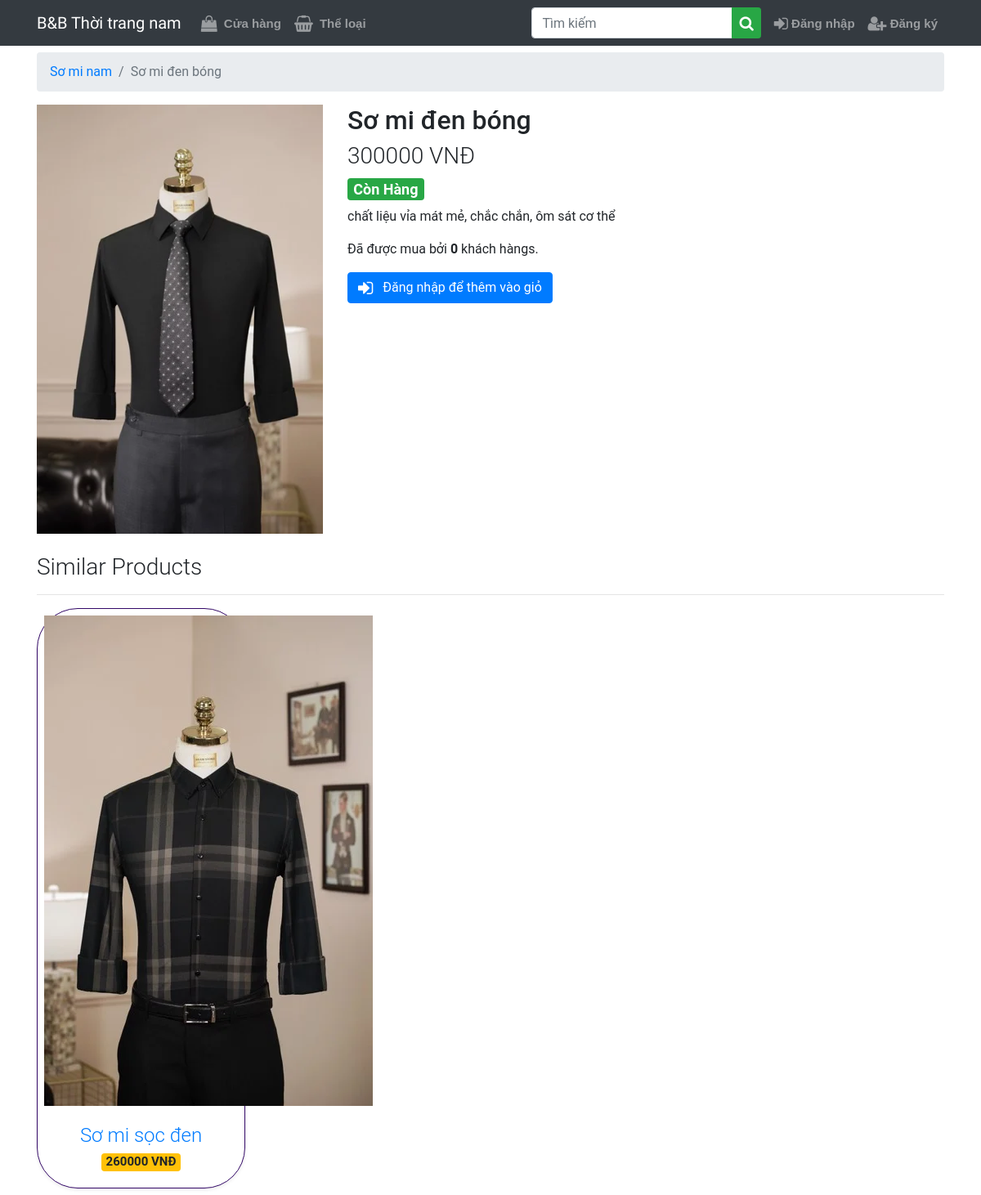
The page /product/s-mi-djen-bong/ on the database its author committed.
### store/models.py (models this page shows, shortened)
class Product(models.Model):
    category = models.ForeignKey(
        Category, on_delete=models.CASCADE, related_name='products')
    name = models.CharField(max_length=100, null=False, blank=False)
    slug = models.SlugField(unique_for_date='created')
    description = models.TextField(null=False, blank=False)
    price = models.IntegerField(null=False)
    created = models.DateTimeField(auto_now_add=True)
    updated = models.DateTimeField(auto_now=True)
    image = models.ImageField(upload_to='media/products/%Y/%m/%d/', blank=True)
    availibility = models.BooleanField(null=False, default=True)
    class Meta:
        index_together = ('id', 'slug')
        ordering = ('-created',)
    def get_absolute_url(self):
        return reverse('store:product_details', kwargs={'slug': self.slug})

class Category(models.Model):
    name = models.CharField(max_length=50, null=False, blank=False)
    slug = models.SlugField(unique=True, max_length=100, db_index=True)
    class Meta:
        ordering = ('name',)
        verbose_name = 'category'
        verbose_name_plural = 'categories'
    def __str__(self):
        return self.name

### store/views.py (the view)
# urls.py: path('product/<slug:slug>/', views.ProdcutDetails.as_view(),
class ProdcutDetails(generic.DetailView):
    model = Product
    template_name = 'store/product_details.html'
    context_object_name = 'product'
    def get_queryset(self):
        product = super().get_queryset()
        return product.select_related('category').annotate(
            total_purchases=Count('ordered'))

### cart/cart.py (called while the page is built)
def cart_preprocessor(request):
    return {'cart': Cart(request)}

### store/templatetags/store_tags.py (called while the page is built)
@register.inclusion_tag('store/similar.html')
def get_similar(id, price, category, count=5):
    min_p = price - (0.25*price)
    max_p = price + (0.25*price)
    products = Product.objects.filter(
        category=category, price__gte=min_p, price__lte=max_p).exclude(pk=id)[:count]
    return {'products': products}

### store/templates/store/product_details.html (shortened to what this page needs)
{%extends 'base.html'%} {%load thumbnail%} {%load store_tags%}  {%block content%}
<nav>
  <ol class="breadcrumb mt-2">
    <li class="breadcrumb-item">
      <a href="{{product.category.get_absolute_url}}">{{product.category}}</a>
    </li>
    <li class="breadcrumb-item active">{{product.name}}</li>
  </ol>
</nav>
<div class="row mt-2 mb-4">
  <div class="col-lg-4 col-md-6 col-12">
    <img
      src="{% thumbnail product.image 500x0 %}"
      alt="{{product.name}}"
      class="img-fluid mx-auto d-block"
    />
  </div>
  <div class="col-lg-8 col-md-6 col-12">
    <h2 class="mt-md-0 mt-2">{{product.name}}</h2>
    <h3 class="font-weight-light"> {{product.price}} VNĐ </h3>
    <h4>
      {% if product.availibility %}
      <span class="badge badge-success">Còn Hàng</span>
      {% else %}
      <span class="badge badge-danger">Hết hàng</span>
      {% endif %}
    </h4>
    <p>{{product.description}}</p>
    <p>
      Đã được mua bởi <b>{{product.total_purchases}}</b>
      khách hàng{{product.total_purchases|pluralize}}.
    </p>
    {% if user.is_authenticated %}
    {% if product.id in cart.keys %}
    <form action="{% url 'cart:add' %}" method="POST" style="max-width: 400px">
      {% csrf_token %}
      <input type="hidden" name="product_id" value="{{product.id}}">
      <div class="input-group">
        <div class="input-group-prepend">
          <span class="input-group-text">Số lượng</span>
        </div>
        <input
          type="number"
          min="1"
          name="quantity"
          value="{{cart|getattr:product.id}}"
          required="required"
          class="form-control"
        />
        <div class="input-group-append btn-group">
          <button class="btn btn-primary" type="submit">
            <i class="fa fa-cart-plus fa-lg mr-2"></i> Sửa
          </button>
          <a href="{% url 'cart:remove' product.id %}" class="btn btn-danger">
            <i class="fa fa-times fa-lg mr-2"></i> Xóa
          </a>
        </div>
      </div>
    </form>
    {% elif product.availibility %}
    <form method="POST" action="{% url 'cart:add' %}">
      {% csrf_token %}
      <input type="hidden" name="quantity" value="1" />
      <input type="hidden" name="product_id" value="{{product.id}}" />
      <button type="submit" class="btn btn-primary">
        <i class="fa fa-cart-plus fa-lg mr-2"></i> Thêm vào giỏ
      </button>
    </form>
    {% else %}
    <button class="btn btn-primary" disabled>
      <i class="fa fa-cart-plus fa-lg mr-2"></i> Thêm vào giỏ
    </button>
    {% endif %}
    {% else %}
    <a href="{% url 'login' %}" class="btn btn-primary" disabled>
      <i class="fa fa-sign-in fa-lg mr-2"></i> Đăng nhập để thêm vào giỏ
    </a>
    {% endif %}
  </div>
</div>
{%get_similar product.id product.price product.category %} {% endblock content%}

### store/templates/store/similar.html
{% load thumbnail %}
<h3 class="font-weight-light mb-0">Similar Products</h3>
<hr />
<div class="row my-2">
  {% for product in products %}
  <div class="col-lg-3 col-md-4 col-12">
    <div class="card shadow-sm h-100">
      <img
        src="{% thumbnail product.image 0x150 %}"
        alt="{{product.name}}"
        class="card-img-top img-aspect p-2"
      />
      <div class="card-body">
        <h4 class="card-subtitle font-weight-light mb-1">
          <a href="{{ product.get_absolute_url }}">{{product.name}}</a>
        </h4>
        <h5 class="mb-0">
          <span class="badge badge-warning">{{product.price}} VNĐ</span>
        </h5>
      </div>
    </div>
  </div>
  {% empty %}
  <div class="col-12">
    <h5 class="font-weight-light">No similar products found.</h5>
  </div>
  {% endfor %}
</div>

### static/css/styles.css (style rules this page uses)
body { font-family: "Roboto"; }
.card-body { text-align: center; }
.card { border-radius: 50px; border-color: #330867; }
.img-aspect { width: auto; margin: 0 auto; }

### rows shown on the page
Product: category "Sơ mi nam", name "Sơ mi đen bóng", image (picture), price "300000", description "chất liệu vỉa mát mẻ, chắc chắn, ôm sát cơ thể", total_purchases "0"
Product: image (picture), name "Sơ mi sọc đen", price "260000"
